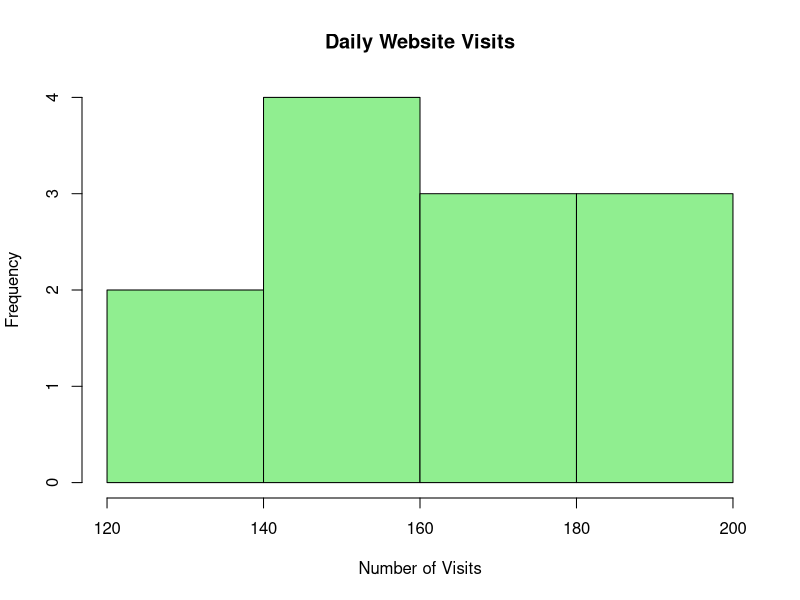

Reproduce this figure in R.

# Q23: Daily Website Visits

visits <- c(120, 135, 150, 145, 160, 175,
            155, 180, 190, 170, 200, 185)

cat("Visits:\n")
print(visits)

cat("Mean:", mean(visits), "\n")
cat("Median:", median(visits), "\n")
cat("Quartiles:\n")
print(quantile(visits))

cat("Variance:", var(visits), "\n")
cat("Standard Deviation:", sd(visits), "\n")

hist(visits,
     main = "Daily Website Visits",
     xlab = "Number of Visits",
     col = "lightgreen",
     border = "black")
